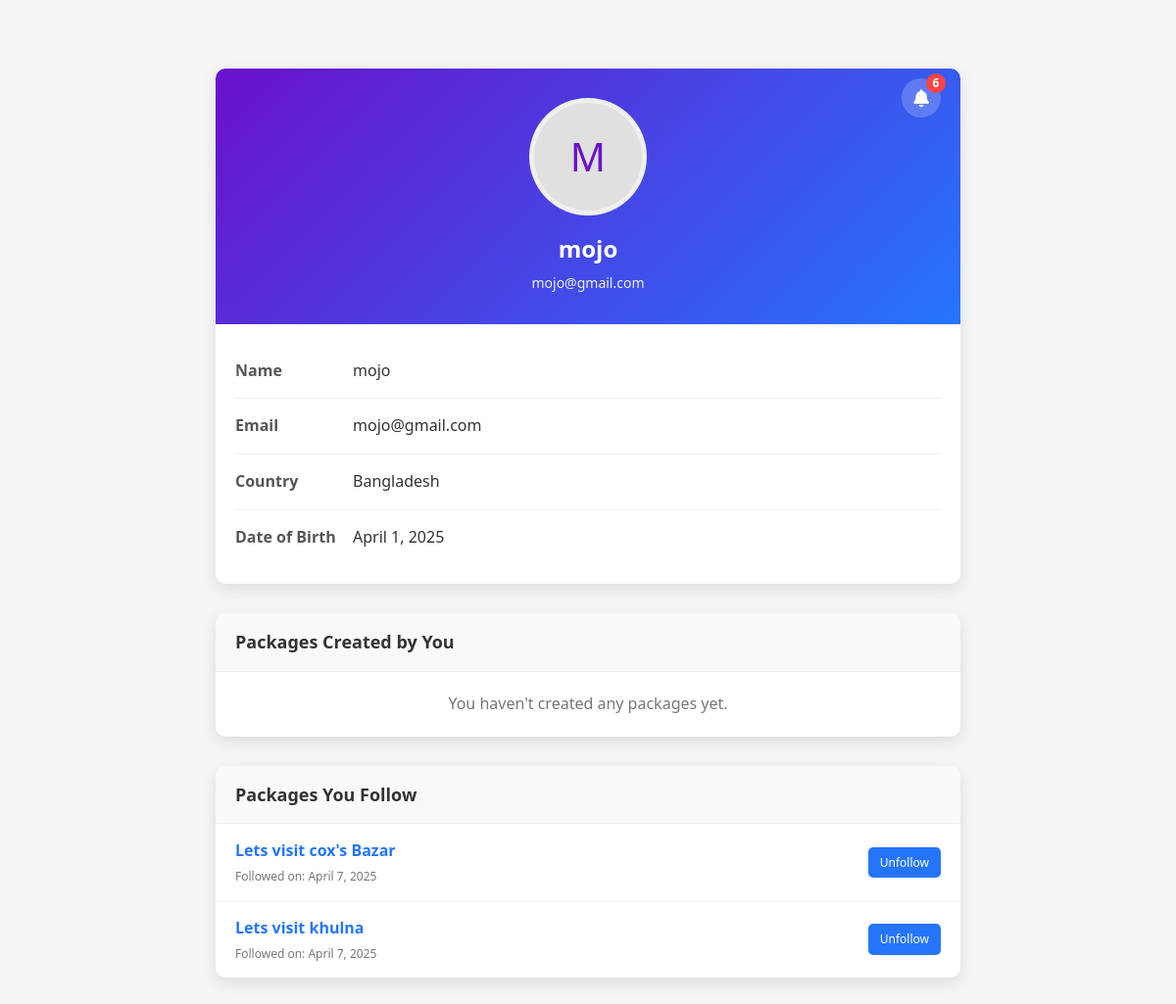
Page /Kazi-Workshop/profile.php (signed in) on the committed database.
### tables this page shows
CREATE TABLE `user` (
  `id` int(11) NOT NULL,
  `name` varchar(255) NOT NULL,
  `email` varchar(255) NOT NULL,
  `password` varchar(255) NOT NULL,
  `dob` date NOT NULL,
  `country` varchar(100) NOT NULL
);

CREATE TABLE `package_followers` (
  `package_id` int(11) NOT NULL,
  `user_id` int(11) NOT NULL,
  `time` timestamp NOT NULL DEFAULT current_timestamp()
);

CREATE TABLE `packages` (
  `package_id` int(11) NOT NULL,
  `package_name` varchar(255) NOT NULL,
  `publish_time` timestamp NOT NULL DEFAULT current_timestamp(),
  `build_by` int(11) NOT NULL,
  `status` varchar(255) NOT NULL DEFAULT 'pending',
  `details` varchar(1000) NOT NULL,
  `image` varchar(255) NOT NULL DEFAULT 'unknown.jpg'
);

### Kazi-Workshop/profile.php (the view, shortened to what this page needs)
<?php
$userId = $_SESSION['user_id'] ?? 'unknown';
$db = Database::getInstance();
$conn = $db->getConnection();
function getUserData($conn, $userId) {
    $query = "SELECT id, name, email, dob, country FROM user WHERE id = ?";
    $stmt = $conn->prepare($query);
    $stmt->execute([$userId]);
    if ($stmt->rowCount() > 0) {
        return $stmt->fetch(PDO::FETCH_ASSOC);
    } else {
        return null;
    }
}
function getCreatedPackages($conn, $userId) {
    $query = "SELECT package_id, package_name, publish_time, status FROM packages WHERE build_by = ?";
    $stmt = $conn->prepare($query);
    $stmt->execute([$userId]);
    $packages = [];
    return $packages;
}
function getFollowedPackages($conn, $userId) {
    $query = "SELECT p.package_id, p.package_name, pf.time
              FROM package_followers pf
              JOIN packages p ON pf.package_id = p.package_id
              WHERE pf.user_id = ?";
    $stmt = $conn->prepare($query);
    $stmt->execute([$userId]);
    $packages = [];
    while ($row = $stmt->fetch(PDO::FETCH_ASSOC)) {
        $packages[] = $row;
    }
    return $packages;
}
function countUnreadNotifications($conn, $userId) {
    $query = "SELECT COUNT(*) as count FROM notifications WHERE user_id = ? AND is_read = 0";
    $stmt = $conn->prepare($query);
    $stmt->execute([$userId]);
    $result = $stmt->fetch(PDO::FETCH_ASSOC);
    return $result['count'] ?? 0;
}
$userData = getUserData($conn, $userId);
$createdPackages = getCreatedPackages($conn, $userId);
$followedPackages = getFollowedPackages($conn, $userId);
$unreadCount = countUnreadNotifications($conn, $userId);
function getInitials($name) {
    $words = explode(' ', $name);
    $initials = '';
    foreach ($words as $word) {
        $initials .= strtoupper(substr($word, 0, 1));
    }
    return $initials;
}
function formatDate($dateString, $includeTime = false) {
    $date = new DateTime($dateString);
    return $includeTime ? $date->format('M j, Y g:i A') : $date->format('F j, Y');
}
?>
<!DOCTYPE html>
<html lang="en">
<head>
    <link rel="stylesheet" href="https://cdnjs.cloudflare.com/ajax/libs/font-awesome/6.4.0/css/all.min.css">
    <link rel="stylesheet" type="text/css" href="profile.css">
</head>
<body>
    <div class="container">
        <?php if ($userData): ?>
        <div class="profile-card">
            <div class="profile-header">
                <div class="notification-container">
                    <div class="notification-icon" id="notificationIcon">
                        <i class="fas fa-bell" style="color: white; font-size: 18px;"></i>
                        <?php if ($unreadCount > 0): ?>
                        <div class="notification-badge"><?php echo $unreadCount; ?></div>
                        <?php endif; ?>
                    </div>
                </div>
                <div class="profile-img"><?php echo getInitials($userData['name']); ?></div>
                <h2 class="profile-name"><?php echo htmlspecialchars($userData['name']); ?></h2>
                <p class="profile-email"><?php echo htmlspecialchars($userData['email']); ?></p>
            </div>
            <div class="profile-details">
                <div class="detail-item">
                    <div class="detail-label">Name</div>
                    <div class="detail-value"><?php echo htmlspecialchars($userData['name']); ?></div>
                </div>
                <div class="detail-item">
                    <div class="detail-label">Email</div>
                    <div class="detail-value"><?php echo htmlspecialchars($userData['email']); ?></div>
                </div>
                <div class="detail-item">
                    <div class="detail-label">Country</div>
                    <div class="detail-value"><?php echo htmlspecialchars($userData['country']); ?></div>
                </div>
                <div class="detail-item">
                    <div class="detail-label">Date of Birth</div>
                    <div class="detail-value"><?php echo formatDate($userData['dob']); ?></div>
                </div>
            </div>
        </div>
        <div class="section-card">
            <div class="section-title">Packages Created by You</div>
            <div class="section-content">
                <?php if (count($createdPackages) > 0): ?>
                    <?php foreach ($createdPackages as $package): ?>
                        <div class="package-item">
                            <div class="package-info">
                                <a href="package-details.php?id=<?php echo $package['package_id']; ?>" class="package-name">
                                    <?php echo htmlspecialchars($package['package_name']); ?>
                                </a>
                                <div class="package-date">Created on: <?php echo formatDate($package['publish_time']); ?></div>
                                <div class="package-status <?php echo $package['status']; ?>">
                                    Status: <?php echo ucfirst($package['status']); ?>
                                </div>
                            </div>
                            <div>
                                <a href="modules/buildPackages.php?id=<?php echo $package['package_id']; ?>" class="btn btn-small">Edit</a>
                            </div>
                        </div>
                    <?php endforeach; ?>
                <?php else: ?>
                    <div class="no-packages">You haven't created any packages yet.</div>
                <?php endif; ?>
            </div>
        </div>
        <div class="section-card">
            <div class="section-title">Packages You Follow</div>
            <div class="section-content">
                <?php if (count($followedPackages) > 0): ?>
                    <?php foreach ($followedPackages as $package): ?>
                        <div class="package-item">
                            <div class="package-info">
                                <a href="package-details.php?id=<?php echo $package['package_id']; ?>" class="package-name">
                                    <?php echo htmlspecialchars($package['package_name']); ?>
                                </a>
                                <div class="package-date">Followed on: <?php echo formatDate($package['time']); ?></div>
                            </div>
                            <div>
                                <a href="unfollow-package.php?id=<?php echo $package['package_id']; ?>&user_id=<?php echo $userId; ?>" class="btn btn-small">Unfollow</a>
                            </div>
                        </div>
                    <?php endforeach; ?>
                <?php else: ?>
                    <div class="no-packages">You're not following any packages.</div>
                <?php endif; ?>
            </div>
        </div>
        <?php else: ?>
            <div class="error">User not found!</div>
        <?php endif; ?>
    </div>
</body>
</html>

### Kazi-Workshop/profile.css (style rules this page uses)
* { margin: 0; padding: 0; box-sizing: border-box; font-family: 'Segoe UI', Tahoma, Geneva, Verdana, sans-serif; }
body { background-color: #f5f5f5; color: #333; line-height: 1.6; }
.container { max-width: 800px; margin: 50px auto; padding: 20px; position: relative; }
.profile-card { background-color: #fff; border-radius: 10px; box-shadow: 0 5px 15px rgba(0, 0, 0, 0.1); overflow: hidden; margin-bottom: 30px; }
.profile-header { background: linear-gradient(135deg, #6a11cb 0%, #2575fc 100%); color: white; padding: 30px 20px; text-align: center; position: relative; }
.profile-img { width: 120px; height: 120px; border-radius: 50%; border: 5px solid rgba(255, 255, 255, 0.5); margin: 0 auto 15px; display: flex; align-items: center; justify-content: center; background-color: #e0e0e0; font-size: 40px; color: #6a11cb; }
.profile-name { font-size: 24px; font-weight: 600; margin-bottom: 5px; }
.profile-email { font-size: 14px; opacity: 0.9; }
.profile-details { padding: 20px; }
.detail-item { padding: 15px 0; border-bottom: 1px solid #eee; display: flex; }
.detail-item:last-child { border-bottom: none; }
.detail-label { font-weight: 600; width: 120px; color: #555; }
.detail-value { flex: 1; }
.section-card { background-color: #fff; border-radius: 10px; box-shadow: 0 5px 15px rgba(0, 0, 0, 0.1); overflow: hidden; margin-bottom: 30px; }
.section-title { padding: 15px 20px; font-size: 18px; font-weight: 600; background-color: #f9f9f9; border-bottom: 1px solid #eee; color: #333; }
.section-content { padding: 0; }
.package-item { padding: 15px 20px; border-bottom: 1px solid #eee; display: flex; justify-content: space-between; align-items: center; }
.package-item:last-child { border-bottom: none; }
.package-info { flex: 1; }
.package-name { font-weight: 600; color: #2575fc; text-decoration: none; font-size: 16px; }
.package-date, .package-status { font-size: 12px; color: #777; margin-top: 3px; }
.btn { display: inline-block; padding: 10px 20px; background-color: #2575fc; color: white; border: none; border-radius: 5px; cursor: pointer; text-decoration: none; font-weight: 500; transition: background-color 0.3s; }
.btn-small { padding: 6px 12px; font-size: 12px; }
.no-packages { padding: 20px; text-align: center; color: #777; }
.notification-container { position: absolute; top: 10px; right: 20px; }
.notification-icon { background-color: rgba(255, 255, 255, 0.2); width: 40px; height: 40px; border-radius: 50%; display: flex; align-items: center; justify-content: center; cursor: pointer; position: relative; transition: background-color 0.3s; }
.notification-badge { position: absolute; top: -5px; right: -5px; background-color: #ff4444; color: white; border-radius: 50%; width: 20px; height: 20px; display: flex; align-items: center; justify-content: center; font-size: 12px; font-weight: bold; }

### rows in the picture
user: name "M", name "mojo", email "mojo@gmail.com", country "Bangladesh", dob "April 1, 2025"
package_followers: package.package_name "Lets visit cox's Bazar", time "April 7, 2025"
package_followers: package.package_name "Lets visit khulna", time "April 7, 2025"

### other values in the picture
$unreadCount "6"
